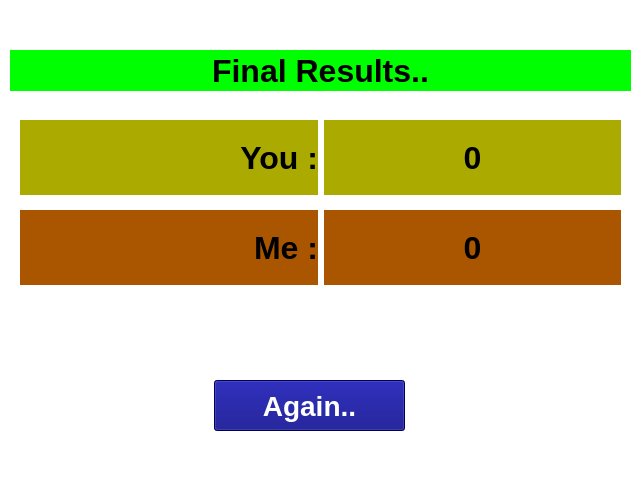
<?xml version="1.0" encoding="UTF-8"?>
<ui version="4.0">
 <class>Main_Window</class>
 <widget class="QMainWindow" name="Main_Window">
  <property name="geometry">
   <rect>
    <x>0</x>
    <y>0</y>
    <width>640</width>
    <height>480</height>
   </rect>
  </property>
  <property name="sizePolicy">
   <sizepolicy hsizetype="Preferred" vsizetype="Preferred">
    <horstretch>0</horstretch>
    <verstretch>0</verstretch>
   </sizepolicy>
  </property>
  <property name="minimumSize">
   <size>
    <width>640</width>
    <height>480</height>
   </size>
  </property>
  <property name="maximumSize">
   <size>
    <width>640</width>
    <height>480</height>
   </size>
  </property>
  <property name="windowTitle">
   <string>MainWindow</string>
  </property>
  <property name="styleSheet">
   <string notr="true">background-color: rgb(255, 255, 255);</string>
  </property>
  <widget class="QWidget" name="centralwidget">
   <widget class="QLabel" name="label">
    <property name="geometry">
     <rect>
      <x>10</x>
      <y>50</y>
      <width>621</width>
      <height>41</height>
     </rect>
    </property>
    <property name="font">
     <font>
      <pointsize>24</pointsize>
      <weight>75</weight>
      <bold>true</bold>
     </font>
    </property>
    <property name="styleSheet">
     <string notr="true">background-color: rgb(0, 255, 0);</string>
    </property>
    <property name="text">
     <string>Final Results..</string>
    </property>
    <property name="alignment">
     <set>Qt::AlignCenter</set>
    </property>
   </widget>
   <widget class="QWidget" name="layoutWidget">
    <property name="geometry">
     <rect>
      <x>20</x>
      <y>210</y>
      <width>601</width>
      <height>75</height>
     </rect>
    </property>
    <layout class="QHBoxLayout" name="horizontalLayout_2">
     <item>
      <widget class="QLabel" name="label_3">
       <property name="font">
        <font>
         <pointsize>24</pointsize>
         <weight>75</weight>
         <bold>true</bold>
        </font>
       </property>
       <property name="styleSheet">
        <string notr="true">background-color: rgb(170, 85, 0);</string>
       </property>
       <property name="text">
        <string>Me :</string>
       </property>
       <property name="alignment">
        <set>Qt::AlignRight|Qt::AlignTrailing|Qt::AlignVCenter</set>
       </property>
       <property name="margin">
        <number>12</number>
       </property>
      </widget>
     </item>
     <item>
      <widget class="QLabel" name="com_points">
       <property name="font">
        <font>
         <pointsize>24</pointsize>
         <weight>75</weight>
         <bold>true</bold>
        </font>
       </property>
       <property name="styleSheet">
        <string notr="true">background-color: rgb(170, 85, 0);</string>
       </property>
       <property name="text">
        <string>0</string>
       </property>
       <property name="alignment">
        <set>Qt::AlignCenter</set>
       </property>
       <property name="margin">
        <number>12</number>
       </property>
      </widget>
     </item>
    </layout>
   </widget>
   <widget class="QLabel" name="results">
    <property name="geometry">
     <rect>
      <x>10</x>
      <y>300</y>
      <width>621</width>
      <height>61</height>
     </rect>
    </property>
    <property name="font">
     <font>
      <pointsize>24</pointsize>
      <weight>75</weight>
      <bold>true</bold>
     </font>
    </property>
    <property name="styleSheet">
     <string notr="true">
color: rgb(170, 0, 0);
background-color: rgba(255, 255, 255, 0);</string>
    </property>
    <property name="text">
     <string/>
    </property>
    <property name="alignment">
     <set>Qt::AlignCenter</set>
    </property>
   </widget>
   <widget class="QPushButton" name="Again_Button">
    <property name="geometry">
     <rect>
      <x>214</x>
      <y>380</y>
      <width>191</width>
      <height>51</height>
     </rect>
    </property>
    <property name="font">
     <font>
      <pointsize>21</pointsize>
      <weight>75</weight>
      <bold>true</bold>
     </font>
    </property>
    <property name="styleSheet">
     <string notr="true">background-color: rgb(0, 0, 127);
color: rgb(255, 255, 255);</string>
    </property>
    <property name="text">
     <string>Again..</string>
    </property>
   </widget>
   <widget class="QWidget" name="layoutWidget">
    <property name="geometry">
     <rect>
      <x>20</x>
      <y>120</y>
      <width>601</width>
      <height>75</height>
     </rect>
    </property>
    <layout class="QHBoxLayout" name="horizontalLayout">
     <item>
      <widget class="QLabel" name="label_2">
       <property name="font">
        <font>
         <pointsize>24</pointsize>
         <weight>75</weight>
         <bold>true</bold>
        </font>
       </property>
       <property name="styleSheet">
        <string notr="true">background-color: rgb(170, 170, 0);</string>
       </property>
       <property name="text">
        <string>You :</string>
       </property>
       <property name="alignment">
        <set>Qt::AlignRight|Qt::AlignTrailing|Qt::AlignVCenter</set>
       </property>
       <property name="margin">
        <number>12</number>
       </property>
      </widget>
     </item>
     <item>
      <widget class="QLabel" name="forUser">
       <property name="font">
        <font>
         <pointsize>24</pointsize>
         <weight>75</weight>
         <bold>true</bold>
        </font>
       </property>
       <property name="styleSheet">
        <string notr="true">background-color: rgb(170, 170, 0);</string>
       </property>
       <property name="text">
        <string>0</string>
       </property>
       <property name="alignment">
        <set>Qt::AlignCenter</set>
       </property>
       <property name="margin">
        <number>12</number>
       </property>
      </widget>
     </item>
    </layout>
   </widget>
  </widget>
 </widget>
 <resources/>
 <connections/>
</ui>
